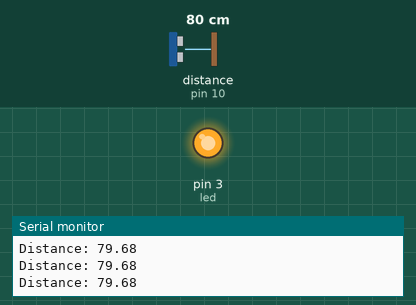
A sketch run on a simulated Arduino Uno, built with avr-gcc and run on an emulated ATmega328P. On the bench: output pins drawn as LEDs (lit = HIGH), the last lines printed to the serial monitor. Wiring (inferred from the names in the program): ultrasonic range finder: trigger pin 9; echo pin 10. The test bench sets the inputs (shaded band); at power-on: distance to the obstacle (sensor on pin 10) 80 cm. The echo pulse lasts 58.3 µs per cm; pins used as bus, display or sensor lines are not drawn.

Above: at 1.2 s.
1.3 s: distance to the obstacle (sensor on pin 10) set to 84 cm
At 2.6 s:
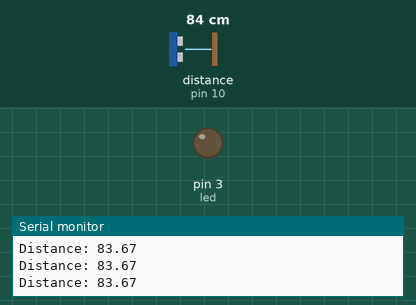
2.9 s: distance to the obstacle (sensor on pin 10) set to 9 cm
At 4.2 s:
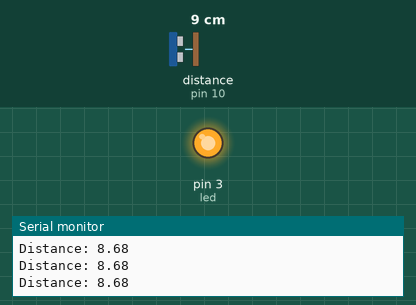
4.5 s: distance to the obstacle (sensor on pin 10) set to 120 cm
At 5.6 s:
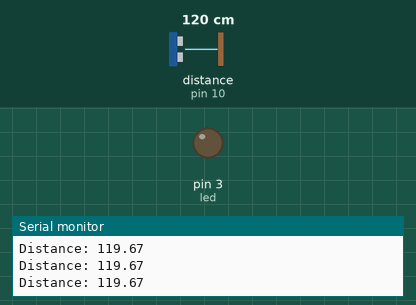
Timing chart, 0 to 7.5 s (numbered marks = the images above; inputs shaded):
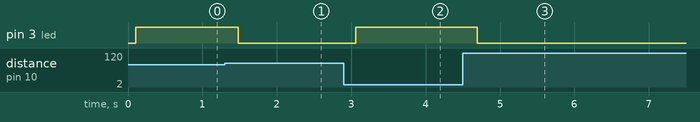

The sketch:

_ultrasonic_distance_sensor1.ino
```cpp
/*
 * HC-SR04 example sketch
 *
 * https://create.arduino.cc/projecthub/Isaac100/getting-started-with-the-hc-sr04-ultrasonic-sensor-036380
 *
 * by Isaac100
 */

const int trigPin = 9;
const int echoPin = 10;
const int led = 3;

float duration, distance;

void setup() {
  pinMode(trigPin, OUTPUT);
  pinMode(echoPin, INPUT);
  pinMode(led, OUTPUT);
  Serial.begin(9600);
}

void loop() {
  digitalWrite(trigPin, LOW);
  delayMicroseconds(2);
  digitalWrite(trigPin, HIGH);
  delayMicroseconds(10);
  digitalWrite(trigPin, LOW);

  duration = pulseIn(echoPin, HIGH);
  distance = (duration*.0343)/2;
  Serial.print("Distance: ");
  Serial.println(distance);
  delay(100);

  if(distance <= 80){
    digitalWrite(led, HIGH);
  }
  else {
    digitalWrite(led, LOW);
  }
}
```

Measured:
- the behaviour switches between 80 and 81 cm on distance to the obstacle (sensor on pin 10) (found by bisection; images 0 and 1)
- after the input at 1.3 s, pin 3 (led): HIGH → LOW after 0.18 s
- after the input at 2.9 s, pin 3 (led): LOW → HIGH after 0.16 s
- after the input at 4.5 s, pin 3 (led): HIGH → LOW after 0.19 s
